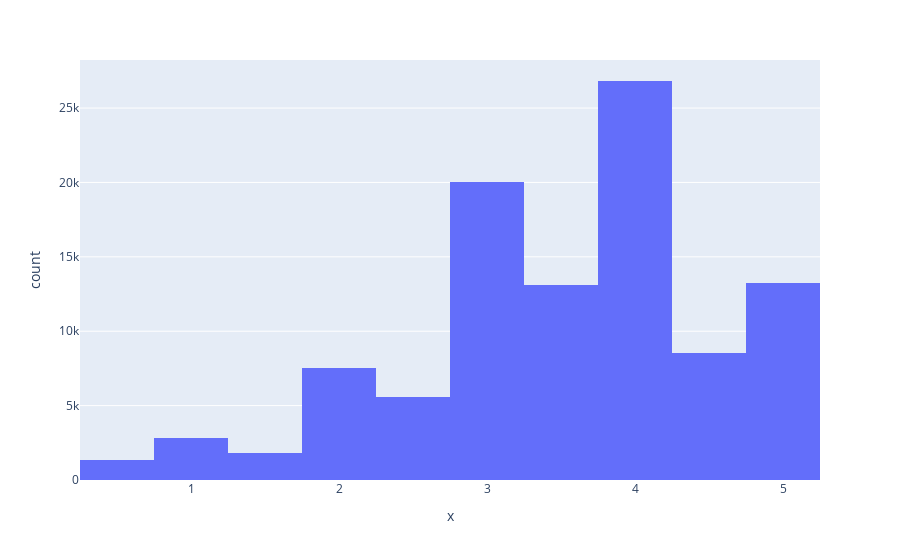

Notebook code cell kept with this figure:
### Markdown cell above
---
#### Count the number of ratings *per* user

- Hint: Use a `groupby` statement and the `count` method

### Code cell
fig = px.histogram(ratings['userId'], x=ratings["rating"])
fig.show()

### Figure 1 — Plotly figure (JSON) as saved in the notebook; plotly's stock layout.template omitted (floating-point values rounded to 4 significant figures; data arrays with more than 128 entries replaced by an {"elided": "..."} marker saying what was removed)
{"data": [{"alignmentgroup": "True", "bingroup": "x", "hovertemplate": "x=%{x}<br>count=%{y}<extra></extra>", "legendgroup": "", "marker": {"color": "#636efa", "pattern": {"shape": ""}}, "name": "", "offsetgroup": "", "orientation": "v", "showlegend": false, "type": "histogram", "x": {"elided": "100836 float values"}, "xaxis": "x", "yaxis": "y"}], "layout": {"barmode": "relative", "legend": {"tracegroupgap": 0}, "margin": {"t": 60}, "xaxis": {"anchor": "y", "domain": [0, 1], "title": {"text": "x"}}, "yaxis": {"anchor": "x", "domain": [0, 1], "title": {"text": "count"}}}}
